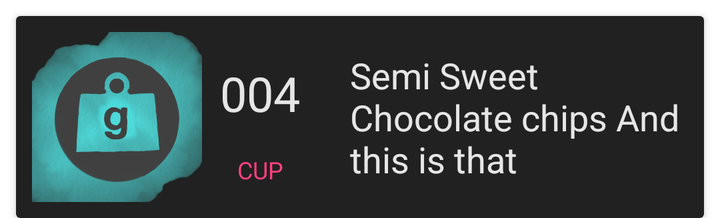
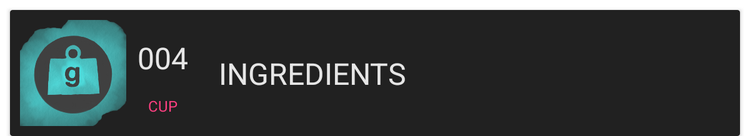

Two renders of one Android screen. The first uses the default layout on a phone; the second uses the alternative layout the repository ships for a different screen configuration, on a matching device. The two XML files are below.
<!-- AndroidManifest.xml: fallback theme Theme.MaterialComponents.DayNight.NoActionBar -->
<!-- res/layout/single_ingredient_list.xml -->
<?xml version="1.0" encoding="utf-8"?>
<android.support.v7.widget.CardView xmlns:android="http://schemas.android.com/apk/res/android"
    xmlns:app="http://schemas.android.com/apk/res-auto"
    xmlns:tools="http://schemas.android.com/tools"
    android:id="@+id/recipeCardView"
    android:layout_width="match_parent"
    android:layout_height="wrap_content"
    android:layout_marginEnd="8dp"
    android:layout_marginLeft="8dp"
    android:layout_marginRight="8dp"
    android:layout_marginStart="8dp"
    android:layout_marginTop="8dp"
    app:cardBackgroundColor="@color/colorBackground"

    app:layout_constraintEnd_toEndOf="parent"
    app:layout_constraintStart_toStartOf="parent"
    app:layout_constraintTop_toTopOf="parent">


    <android.support.constraint.ConstraintLayout xmlns:android="http://schemas.android.com/apk/res/android"

        xmlns:tools="http://schemas.android.com/tools"
        android:layout_width="match_parent"
        android:layout_height="wrap_content">

        <ImageView
            android:id="@+id/iv_measure"
            android:layout_width="85dp"
            android:layout_height="85dp"
            android:layout_marginBottom="8dp"
            android:layout_marginLeft="8dp"
            android:layout_marginStart="8dp"
            android:layout_marginTop="8dp"
            android:contentDescription="@string/icon_of_unit"
            android:scaleType="fitXY"
            app:layout_constraintBottom_toBottomOf="parent"
            app:layout_constraintStart_toStartOf="parent"
            app:layout_constraintTop_toTopOf="parent"
            app:srcCompat="@mipmap/gram" />


        <TextView
            android:id="@+id/tv_ingredient"
            android:layout_width="0dp"
            android:layout_height="wrap_content"

            android:layout_marginBottom="8dp"
            android:layout_marginEnd="8dp"
            android:layout_marginLeft="24dp"
            android:layout_marginRight="8dp"
            android:layout_marginStart="24dp"
            android:layout_marginTop="8dp"
            android:text="@string/ingredient_placeholder"
            android:textColor="@color/colorText"
            android:textSize="18sp"
            app:layout_constraintBottom_toBottomOf="parent"
            app:layout_constraintEnd_toEndOf="parent"
            app:layout_constraintStart_toEndOf="@+id/tv_quantity"
            app:layout_constraintTop_toTopOf="parent"
            tools:targetApi="o" />

        <android.support.v7.widget.AppCompatTextView
            android:id="@+id/tv_quantity"
            android:layout_width="42dp"
            android:layout_height="wrap_content"
            android:layout_marginBottom="8dp"

            android:layout_marginLeft="8dp"
            android:layout_marginStart="8dp"
            android:layout_marginTop="8dp"
            android:gravity="center_horizontal|center"
            android:text="@string/quantity_placeholder"
            android:textColor="@color/colorText"
            android:textSize="24sp"
            app:autoSizeMaxTextSize="100sp"
            app:autoSizeMinTextSize="12sp"
            app:autoSizeStepGranularity="2sp"
            app:autoSizeTextType="uniform"
            app:layout_constraintBottom_toTopOf="@+id/tv_measure_name"
            app:layout_constraintStart_toEndOf="@+id/iv_measure"
            app:layout_constraintTop_toTopOf="@+id/iv_measure" />

        <TextView
            android:id="@+id/tv_measure_name"
            android:layout_width="wrap_content"
            android:layout_height="wrap_content"
            android:layout_marginBottom="16dp"
            android:gravity="center_horizontal|center"
            android:text="@string/measure_name_placeholder"
            android:textColor="@color/colorAccent"
            android:textSize="12sp"
            app:layout_constraintBottom_toBottomOf="parent"
            app:layout_constraintEnd_toEndOf="@+id/tv_quantity"
            app:layout_constraintStart_toStartOf="@+id/tv_quantity" />


    </android.support.constraint.ConstraintLayout>

</android.support.v7.widget.CardView>
<!-- resources referenced by this layout -->
<resources>
  <color name="colorAccent">#ff4081</color>
  <color name="colorBackground">#212121</color>
  <color name="colorText">#e6e6e6</color>
  <!-- mipmap gram: png bitmap (mipmap-xxhdpi, 226174 bytes) -->
  <string name="icon_of_unit">Icon Of Unit</string>
  <string name="ingredient_placeholder">Semi Sweet Chocolate chips And this is that</string>
  <string name="measure_name_placeholder">CUP</string>
  <string name="quantity_placeholder">004</string>
</resources>
<!-- res/layout-sw600dp/single_ingredient_list.xml (the repository's variant of the layout above) -->
<!-- drawn on a 7-inch tablet held upright -->
<?xml version="1.0" encoding="utf-8"?>
<android.support.v7.widget.CardView xmlns:android="http://schemas.android.com/apk/res/android"
    xmlns:app="http://schemas.android.com/apk/res-auto"
    xmlns:tools="http://schemas.android.com/tools"
    android:id="@+id/recipeCardView"
    android:layout_width="match_parent"
    android:layout_height="wrap_content"
    android:layout_marginEnd="8dp"
    android:layout_marginLeft="8dp"
    android:layout_marginRight="8dp"
    android:layout_marginStart="8dp"
    android:layout_marginTop="8dp"
    app:cardBackgroundColor="@color/colorBackground"

    app:layout_constraintEnd_toEndOf="parent"
    app:layout_constraintStart_toStartOf="parent"
    app:layout_constraintTop_toTopOf="parent">


    <android.support.constraint.ConstraintLayout xmlns:android="http://schemas.android.com/apk/res/android"

        xmlns:tools="http://schemas.android.com/tools"
        android:layout_width="match_parent"
        android:layout_height="wrap_content">

        <ImageView
            android:id="@+id/iv_measure"
            android:layout_width="85dp"
            android:layout_height="85dp"
            android:layout_marginBottom="8dp"
            android:layout_marginLeft="8dp"
            android:layout_marginStart="8dp"
            android:layout_marginTop="8dp"
            android:contentDescription="@string/measure_icon"
            android:scaleType="fitXY"
            app:layout_constraintBottom_toBottomOf="parent"
            app:layout_constraintStart_toStartOf="parent"
            app:layout_constraintTop_toTopOf="parent"
            app:srcCompat="@mipmap/gram" />


        <android.support.v7.widget.AppCompatTextView
            android:id="@+id/tv_ingredient"
            android:layout_width="0dp"
            android:layout_height="match_parent"

            android:layout_marginBottom="8dp"
            android:layout_marginEnd="8dp"
            android:layout_marginLeft="24dp"
            android:layout_marginRight="8dp"
            android:layout_marginStart="24dp"
            android:layout_marginTop="8dp"
            android:text="@string/ingredients"
            android:textColor="@color/colorText"
            android:textSize="24sp"
            app:autoSizeMaxTextSize="100sp"
            app:autoSizeMinTextSize="20sp"
            app:autoSizeStepGranularity="2sp"
            app:autoSizeTextType="uniform"
            app:layout_constraintBottom_toBottomOf="parent"
            app:layout_constraintEnd_toEndOf="parent"
            app:layout_constraintStart_toEndOf="@+id/tv_quantity"
            app:layout_constraintTop_toTopOf="parent"
            tools:targetApi="o" />

        <android.support.v7.widget.AppCompatTextView
            android:id="@+id/tv_quantity"
            android:layout_width="42dp"
            android:layout_height="wrap_content"
            android:layout_marginBottom="8dp"

            android:layout_marginLeft="8dp"
            android:layout_marginStart="8dp"
            android:layout_marginTop="8dp"
            android:gravity="center_horizontal|center"
            android:text="@string/placeholder_measure"
            android:textColor="@color/colorText"
            android:textSize="24sp"
            app:autoSizeMaxTextSize="100sp"
            app:autoSizeMinTextSize="20sp"
            app:autoSizeStepGranularity="2sp"
            app:autoSizeTextType="uniform"
            app:layout_constraintBottom_toTopOf="@+id/tv_measure_name"
            app:layout_constraintStart_toEndOf="@+id/iv_measure"
            app:layout_constraintTop_toTopOf="@+id/iv_measure" />

        <TextView
            android:id="@+id/tv_measure_name"
            android:layout_width="wrap_content"
            android:layout_height="wrap_content"
            android:layout_marginBottom="16dp"
            android:gravity="center_horizontal|center"
            android:text="@string/placeholder_measure_name"
            android:textColor="@color/colorAccent"
            android:textSize="12sp"
            app:layout_constraintBottom_toBottomOf="parent"
            app:layout_constraintEnd_toEndOf="@+id/tv_quantity"
            app:layout_constraintStart_toStartOf="@+id/tv_quantity" />


    </android.support.constraint.ConstraintLayout>

</android.support.v7.widget.CardView>
<!-- resources referenced by the variant -->
<!-- as a 7-inch tablet held upright resolves them -->
<resources>
  <color name="colorAccent">#ff4081</color>
  <color name="colorBackground">#212121</color>
  <color name="colorText">#e6e6e6</color>
  <!-- mipmap gram: png bitmap (mipmap-xxhdpi, 226174 bytes) -->
  <string name="ingredients">INGREDIENTS</string>
  <string name="measure_icon">measure_icon</string>
  <string name="placeholder_measure">004</string>
  <string name="placeholder_measure_name">CUP</string>
</resources>
